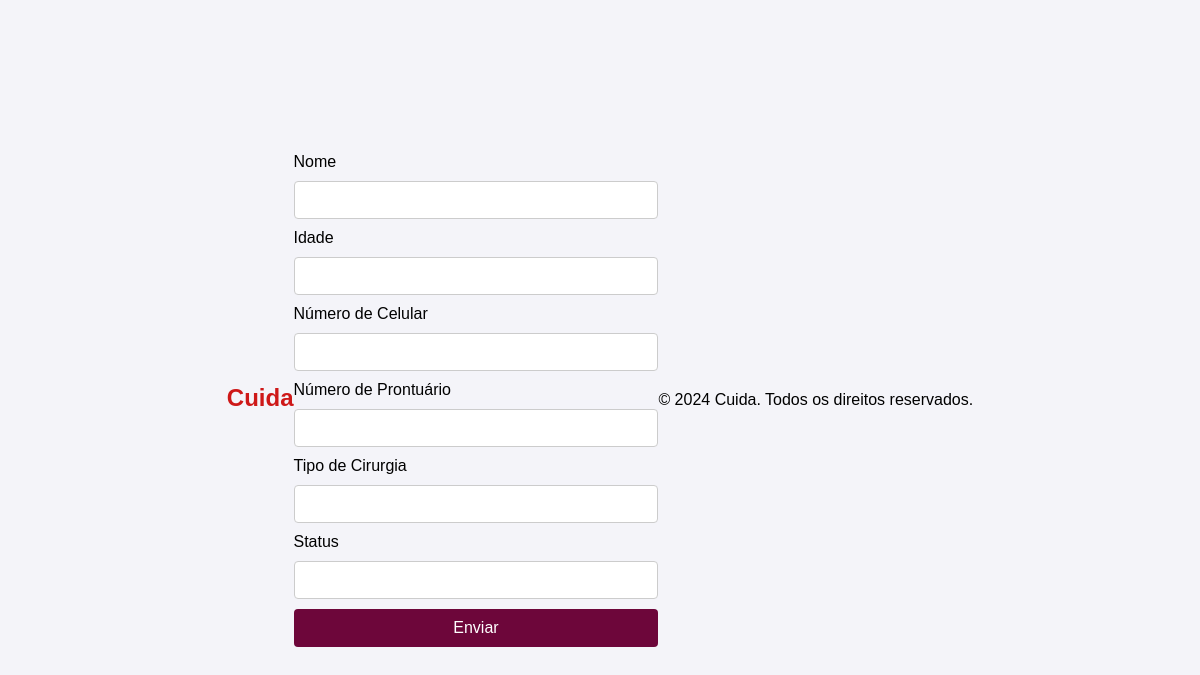
Before: /update/39/ with the older database file.
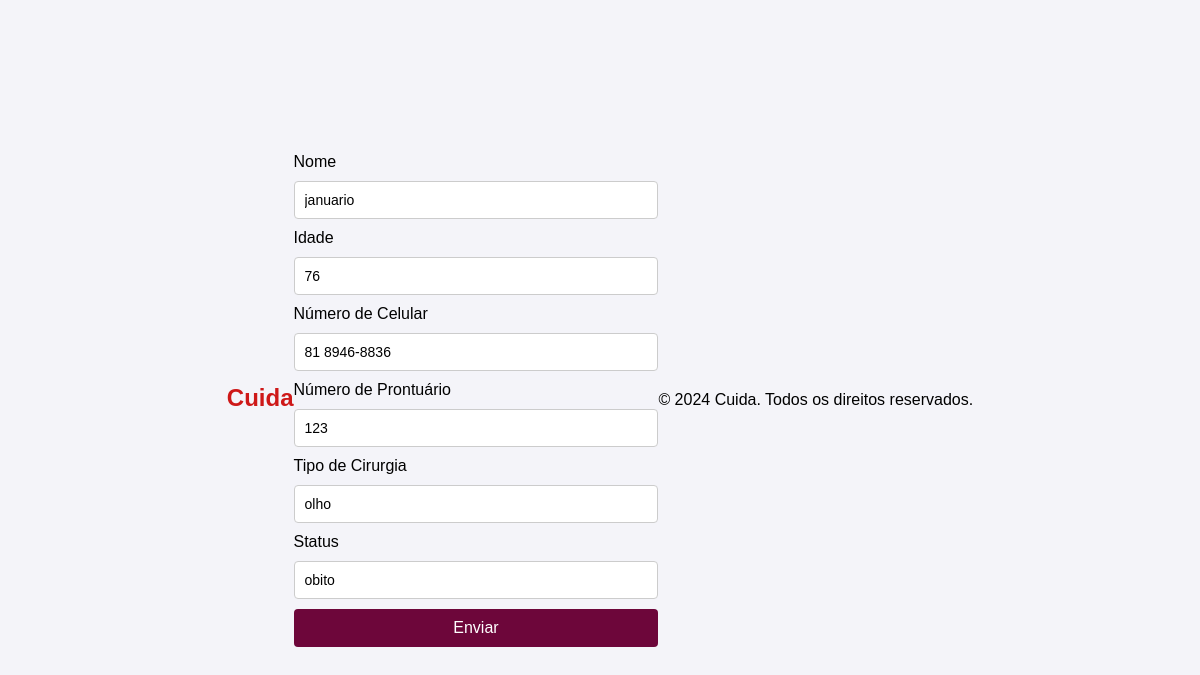
After: the same page with the newer database file.
### app_cuida/models.py (models this page shows, shortened)
class Paciente(models.Model):
    id_paciente = models.AutoField(primary_key=True)
    nome = models.CharField(max_length=25, null=True, blank=True)
    idade = models.IntegerField(null=True, blank=True)
    numero_celular = models.CharField(max_length=15, null=True, blank=True)
    numero_prontuario = models.CharField(max_length=15, null=True, blank=True)
    tipo_cirurgia = models.CharField(max_length=15, null=True, blank=True)
    status = models.CharField(max_length=15, null=True, blank=True)

### app_cuida/views.py (the view, shortened to what this page needs)
# urls.py: path('update/<int:id_paciente>/', views.update, name='update_paciente'),
def update(request, id_paciente):
    if request.method == 'GET':
        paciente = Paciente.objects.filter(id_paciente=id_paciente).first()
        form = PacienteForm(instance=paciente)
        context = {
            'form': form,
        }
        return render(request, 'cadastro/form.html', context)

### app_cuida/forms.py
class PacienteForm(forms.ModelForm):
    class Meta:
        model = Paciente
        fields = '__all__'

### app_cuida/templates/cadastro/form.html (shortened to what this page needs)
{% extends 'base.html' %}
{% load static %}
{% block content %}
<link rel="stylesheet" href="{% static 'css/base.css' %}?v=1.0">
<form action="." method="post">
  <div class="form-group">
    <label for="nome">Nome</label>
    {{ form.nome }}
  </div>
  <div class="form-group">
    <label for="idade">Idade</label>
    {{ form.idade }}
  </div>
  <div class="form-group">
    <label for="numero_celular">Número de Celular</label>
    {{ form.numero_celular }}
  </div>
  <div class="form-group">
    <label for="numero_prontuario">Número de Prontuário</label>
    {{ form.numero_prontuario }}
  </div>
  <div class="form-group">
    <label for="tipo_cirurgia">Tipo de Cirurgia</label>
    {{ form.tipo_cirurgia }}
  </div>
  <div class="form-group">
    <label for="status">Status</label>
    {{ form.status }}
  </div>
  <button type="submit" class="btn btn-primary">Enviar</button>
</form>
{% endblock %}

Changed rows visible on the page:
added Paciente: nome "januario", idade "76", numero_celular "81 8946-8836", numero_prontuario "123", tipo_cirurgia "olho", status "obito"
